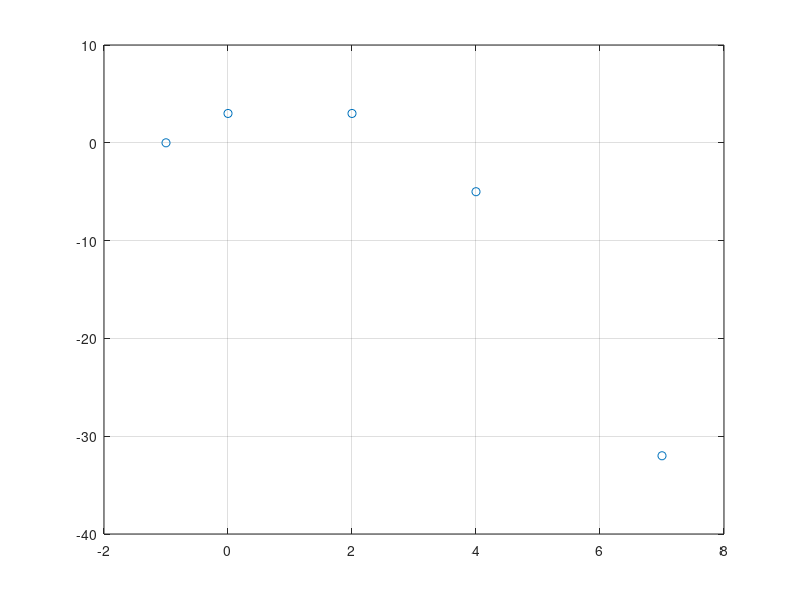

This chart was generated by the following MATLAB code: (Note: this script raises an error after producing the figure.)
%exercicio 5.5 - livro
clear,clc,close
x = [-1 0 2 4 7]';
y = [0 3 3 -5 -32]';
plot(x,y,'o'),grid, hold on
n = length(x);
X = MVander(x,n-1);
c = SLGauss(X,y)
u = min(x):0.01:max(x);
v = VPol(c,u);
plot(u,v,'r')
hold off